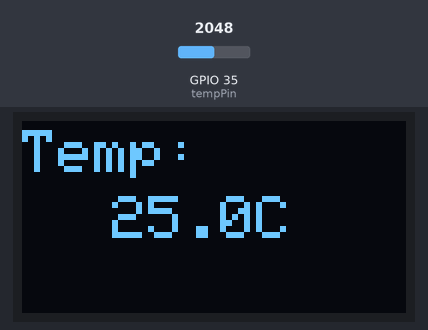
Bench run of a sketch on a simulated ESP32. Parts: 128×64 one-colour display. The test bench sets the inputs (shaded band); at power-on: GPIO 35 (tempPin) = 2048.

Above: at 3.2 s.
3.3 s: GPIO 35 (tempPin) set to 2116
At 5.0 s:
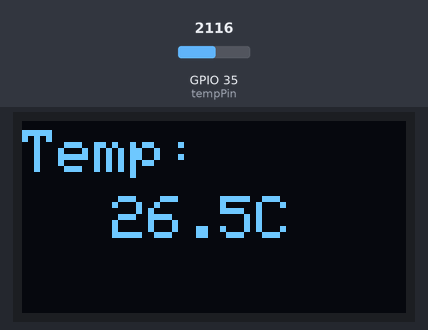
5.6 s: GPIO 35 (tempPin) set to 2866
At 7.1 s:
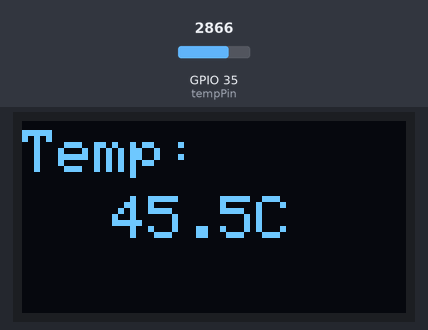
7.7 s: GPIO 35 (tempPin) set to 3603
At 9.3 s:
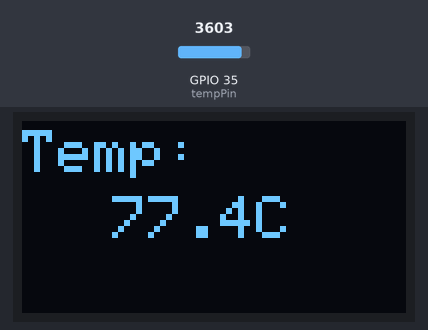
Timing chart, 0 to 10.8 s (numbered marks = the images above; inputs shaded):
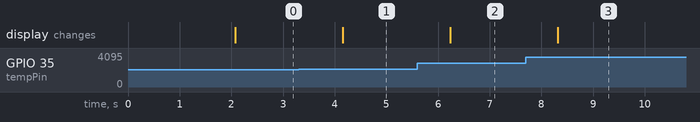

Measured:
- the behaviour switches between 2049 and 2050 on GPIO 35 (tempPin) (found by bisection; images 0 and 1)
- after the input at 3.3 s, the display: changes after 0.85 s (image 1)
- after the input at 5.6 s, the display: changes after 0.64 s (image 2)
- after the input at 7.7 s, the display: changes after 0.62 s (image 3)

The sketch:

Thermometer.ino
```cpp
//www.elegoo.com
//2025.11.20


#include <Wire.h>
#include <Adafruit_GFX.h>
#include <Adafruit_SSD1306.h>

int tempPin = 35;  // ADC input pin for NTC thermistor (ESP32 ADC1 channel)

// OLED display configuration
#define SCREEN_WIDTH 128
#define SCREEN_HEIGHT 64
#define OLED_RESET -1   // Reset pin not used with ESP32
Adafruit_SSD1306 display(SCREEN_WIDTH, SCREEN_HEIGHT, &Wire, OLED_RESET);

// Series resistor used in the voltage divider with the NTC thermistor
const float seriesResistor = 10000.0;  // 10kΩ

void setup() {
  Serial.begin(115200);

  // Initialize I2C with SDA=21 and SCL=22
  Wire.begin(21, 22);

  // Initialize the OLED display
  if(!display.begin(SSD1306_SWITCHCAPVCC, 0x3C)) {
    Serial.println(F("SSD1306 allocation failed"));
    while (1);
  }

  delay(2000);
  display.clearDisplay();
  display.setTextSize(1);
  display.setTextColor(WHITE);
  display.setCursor(15, 0);
}

/**
 * Reads the thermistor value, applies noise filtering,
 * and calculates temperature using the Beta-parameter equation.
 *
 * Returns:
 *  - Temperature in °C (float)
 *  - -1.0 indicates an invalid or out-of-range reading
 */
float calculateTemperature() {

  // --- 1. Take multiple ADC samples for noise reduction ---
  int tempReading = 0;
  for (int i = 0; i < 5; i++) {
    int val = analogRead(tempPin);

    // Constrain ADC reading to avoid extreme outliers (0 or 4095)
    tempReading += constrain(val, 10, 4085);
    delay(3);
  }
  tempReading /= 5;  // Average value

  // --- 2. Convert ADC reading to thermistor resistance ---
  // ESP32 uses 12-bit ADC (0–4095 range)
  float ratio = (4095.0 / tempReading) - 1.0;
  float ntcResistance = seriesResistor * ratio;

  // Safety check: prevent log(0) or log of negative values
  if (ntcResistance <= 0) {
    return -1.0;  // Error flag
  }

  // --- 3. Apply the Steinhart-Hart thermistor equation ---
  double lnR = log(ntcResistance);
  double tempK = 1.0 / (
        0.001129148 +
        (0.000234125 + 0.0000000876741 * lnR * lnR) * lnR
      );

  float tempC = tempK - 273.15;  // Convert Kelvin → Celsius

  // Limit temperature to a realistic range (-10°C to 80°C)
  return constrain(tempC, -10.0, 80.0);
}

void loop() {
  float tempC = calculateTemperature();

  display.clearDisplay();
  display.setTextSize(2);
  display.setCursor(0, 3);
  display.print("Temp:");

  display.setCursor(30, 25);

  // Display error message if the reading was invalid
  if (tempC == -1.0) {
    display.print("Err");
  } else {
    display.print(tempC, 1);
    display.print("C");
  }

  display.display();
  delay(1000);
}
```
